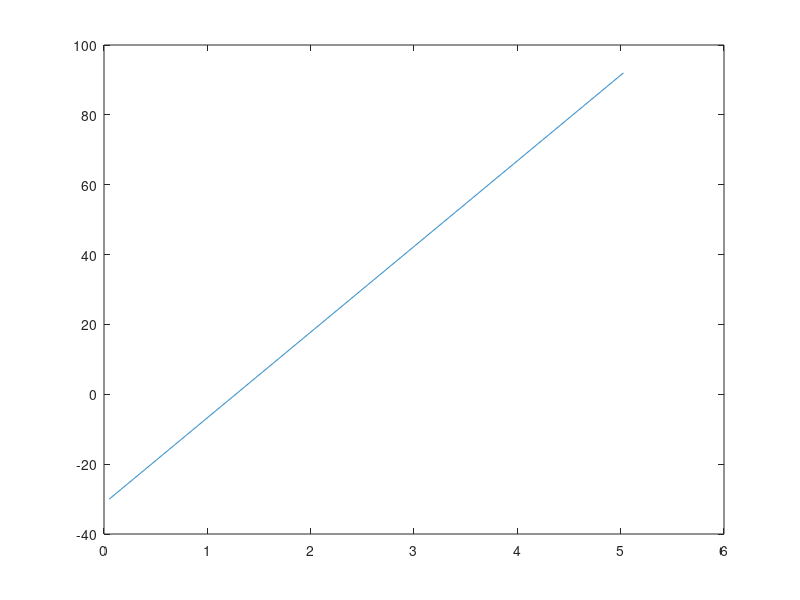

Write MATLAB code to recreate this figure.
%% Hall Effect Signal Conditioning
%

% initialize variables
I = -30:0.1:92;
vref = 10;
voff = 4;
G = 1147/900;
S = 0.032;

vadc = @(I) (vref/2 + I.*S - voff).*G;

vadc(-15)
vadc(0)
vadc(30)
vadc(92)

figure(1)
plot(vadc(I),I);
L = polyfit(vadc(I),I,1)
fit = polyval(L,I);

sprintf('I = %0.4f*V + (%0.4f)',L(1),L(2))